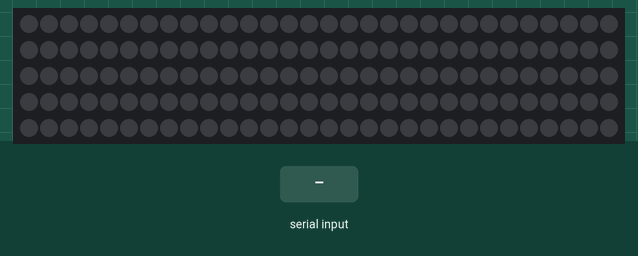
The sketch below on a simulated Arduino Uno, built with avr-gcc and run on an emulated ATmega328P. On the bench: 150 RGB LEDs in strip order, left to right, continuing on the next row. Inputs (shaded band) come from the test bench. Dim RGB values are drawn brighter than linear.

Above: at 1.2 s.
1.3 s: "90,45,200\n" received over Serial
At 3.5 s:
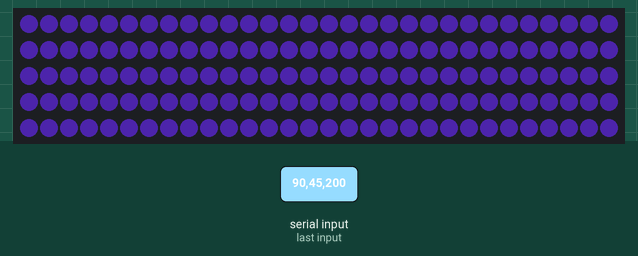
3.8 s: "30,150,10\n" received over Serial
At 5.8 s:
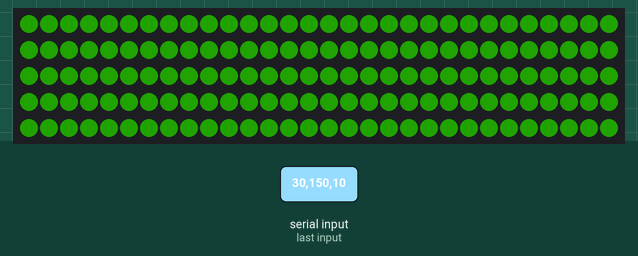
6.3 s: "90,45\n" received over Serial
At 8.5 s:
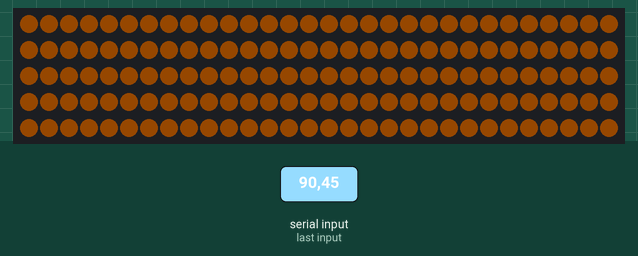
8.8 s: "30,150\n" received over Serial
At 10.7 s:
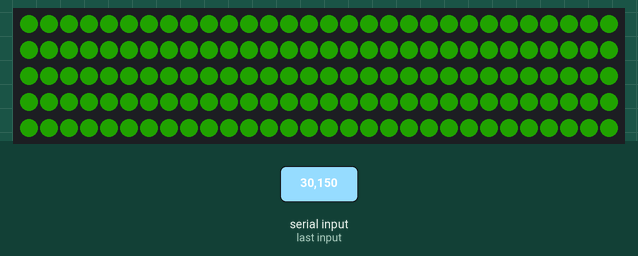
11.3 s: "1,90\n" received over Serial
At 13.4 s:
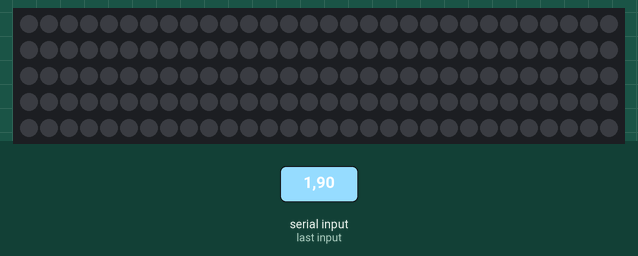
Timing chart, 0 to 14.8 s (numbered marks = the images above; inputs shaded):
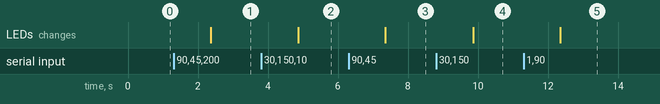

Measured:
- after the input at 1.3 s, the LEDs: change after 1.1 s (image 1)
- after the input at 3.8 s, the LEDs: change after 1.1 s (image 2)
- after the input at 6.3 s, the LEDs: change after 1.0 s (image 3)
- after the input at 8.8 s, the LEDs: change after 1.1 s (image 4)
- after the input at 11.3 s, the LEDs: change after 1.0 s (image 5)

The sketch:

serialLED.ino
```cpp
#include <Adafruit_NeoPixel.h>
#define LED_PIN 7

Adafruit_NeoPixel strip(150, LED_PIN, NEO_GRB + NEO_KHZ800);

const byte DATA_MAX_SIZE = 32;
char data[DATA_MAX_SIZE];   // an array to store the received data

void setup() {
  strip.begin();
  strip.show();
  strip.setBrightness(60);
  Serial.begin(9600);
}

void loop() {
  if (Serial.available()) {
  String color=Serial.readString();

  for (int i = 0; i < strip.numPixels(); i++) {
    strip.setPixelColor(i, strip.Color(color.substring(0, 3).toInt(), color.substring(3,6).toInt(), color.substring(6,9).toInt()));
  }
  strip.show();
  }
}
```
